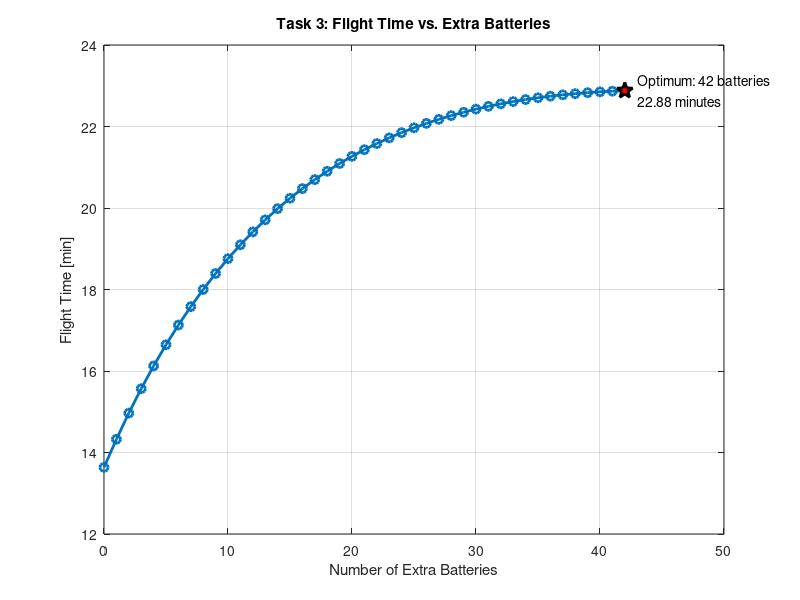

Write MATLAB code to recreate this figure.
clear; clc; close all;

% Constants
g = 3.728;  % Gravity on Mars [m/s^2]
rho = 14e-3;  % Atmosphere density on Mars [kg/m^3]
gamma = 1.15;  % Power correction factor

% Load results from Task 2
load('results/T2_res_sel.mat');  % Contains 'res_sel' with selected design parameters

% Battery parameters
C_bat_unit = 10/6;  % Energy capacity per battery [Wh]
m_bat_unit = 0.047;  % Mass per battery [kg]
C_bat_original = 20;  % Original battery capacity [Wh]
n_bat_original = C_bat_original / C_bat_unit;  % Number of original batteries

% Variables from Task 2
m_res = 1;  % Computer and residual components [kg]
m_pl = 2;  % Original payload mass [kg]
N_prop = res_sel.N_propellers;  % Number of propellers
L_bld = res_sel.L_blades;  % Blade length [m]
N_bld = res_sel.N_blades;  % Number of blades
A_rotor = pi * L_bld^2;  % Area of one propeller [m^2]
P_0 = res_sel.P_drag;  % Profile power [W]

% Original masses
m_bat_original = res_sel.m_batteries;  % Original battery mass [kg]
m_prop = res_sel.m_propellers;  % Propeller mass [kg]
m_mot_original = res_sel.m_motors;  % Original motor mass [kg]
m_fuse_ing = 0.3;  % Weight of the fuselage of Ingenuity [kg]
m_tot_wo_fuse_ing = 1.8 - m_fuse_ing;  % Weight of Ingenuity without the fuselage [kg]
m_mot_ing = 0.25/2;  % Weight of each propulsion motor in Ingenuity
P_prop_ing = 151.56;  % Total required power for hover [W]

% Define range of extra batteries to analyze
max_payload_mass = 2;  % Maximum mass of additional batteries [kg]
max_n_bat_extra = floor(max_payload_mass / m_bat_unit);  % Maximum number of extra batteries
n_bat_extra_range = 0:max_n_bat_extra;  % Range of extra batteries to analyze

% Initialize arrays to store results
flight_times = zeros(size(n_bat_extra_range));
total_masses = zeros(size(n_bat_extra_range));
power_required = zeros(size(n_bat_extra_range));

% Calculate flight time for each number of extra batteries
for i = 1:length(n_bat_extra_range)
    n_bat_extra = n_bat_extra_range(i);
    m_bat_extra = n_bat_extra * m_bat_unit;
    m_bat_total = m_bat_original + m_bat_extra;
    total_energy = (n_bat_original + n_bat_extra) * C_bat_unit;
    
    % Iterative calculation to account for changing motor mass
    converged = false;
    m_mot_tot = m_mot_original;  % Initial guess using original motor mass
    
    while ~converged
        m_mot_tot_prev = m_mot_tot;
        
        % Calculate total mass (replacing payload with batteries)
        m_base = m_prop + m_res + m_bat_total;  % Base mass without motors and fuselage
        m_fuse = m_fuse_ing * (m_base + m_mot_tot) / m_tot_wo_fuse_ing;  % Scale fuselage mass
        m_tot = m_base + m_mot_tot + m_fuse;
        
        % Calculate power requirements
        T_total = m_tot * g;  % Total thrust [N]
        T_rotor = T_total / N_prop;  % Thrust per rotor [N]
        
        P_ideal = (T_rotor)^(3/2) / sqrt(2 * rho * A_rotor);  % Ideal power per rotor [W]
        P_rotor = gamma * P_ideal + P_0 / N_prop;  % Total power per rotor [W]
        P_tot = N_prop * P_rotor;  % Total power [W]
        
        % Update motor mass based on power requirement
        m_mot = m_mot_ing * P_rotor / (P_prop_ing/2);  % Mass per motor [kg]
        m_mot_tot = N_prop * m_mot;  % Total motor mass [kg]
        
        % Check convergence
        if abs(m_mot_tot - m_mot_tot_prev) < 1e-4
            converged = true;
        end
    end
    
    % Store results
    total_masses(i) = m_tot;
    power_required(i) = P_tot;
    
    % Calculate flight time in minutes
    flight_times(i) = total_energy / P_tot * 60;
end

% Find the optimum number of batteries
[max_flight_time, idx_opt] = max(flight_times);
opt_n_bat_extra = n_bat_extra_range(idx_opt);
opt_mass_bat_extra = opt_n_bat_extra * m_bat_unit;

% Create figure for flight time vs number of batteries
figure;
plot(n_bat_extra_range, flight_times, '-o', 'LineWidth', 2);
hold on;
plot(opt_n_bat_extra, max_flight_time, 'p', 'MarkerSize', 12, 'LineWidth', 2, ...
     'MarkerEdgeColor', 'k', 'MarkerFaceColor', 'r');
xlabel('Number of Extra Batteries');
ylabel('Flight Time [min]');
title('Task 3: Flight Time vs. Extra Batteries');
grid on;
text(opt_n_bat_extra + 1, max_flight_time, ...
     sprintf('Optimum: %d batteries\n%.2f minutes', opt_n_bat_extra, max_flight_time), ...
     'FontSize', 10, 'HorizontalAlignment', 'left');

% Display results
fprintf('Optimum number of extra batteries: %d\n', opt_n_bat_extra);
fprintf('Optimum flight time: %.2f minutes\n', max_flight_time);

% Check if optimum exceeds payload limit
if opt_mass_bat_extra > max_payload_mass
    fprintf('Note: The optimum exceeds the 2kg payload limit.\n');
    fprintf('Maximum allowed extra batteries: %d\n', max_n_bat_extra);
    fprintf('Flight time with max allowed batteries: %.2f minutes\n', flight_times(end));
end
